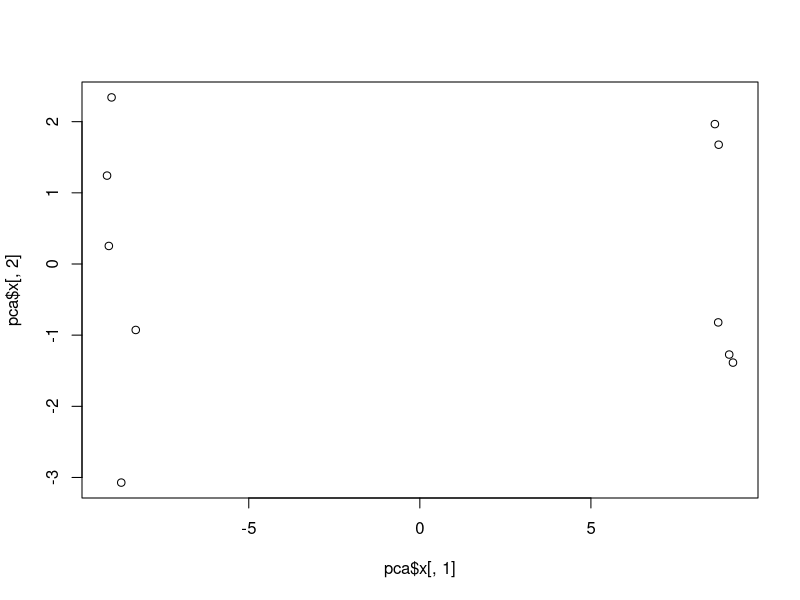
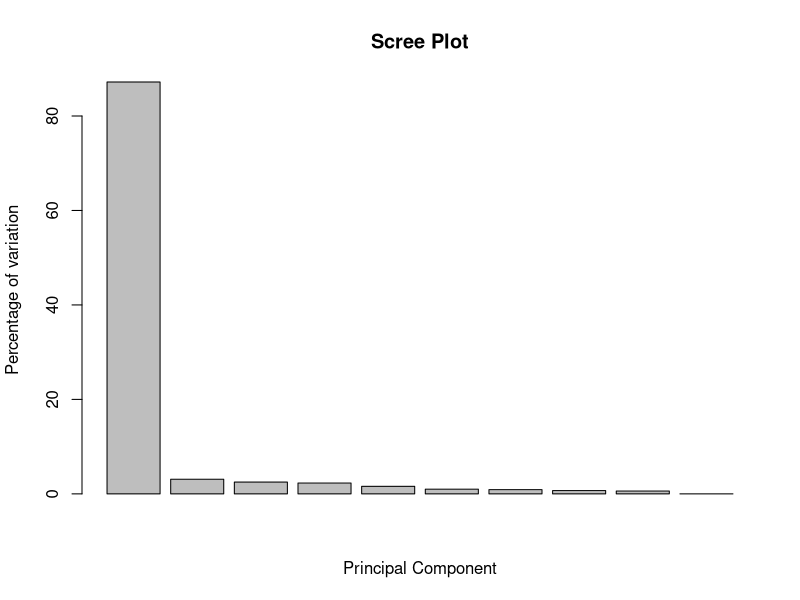
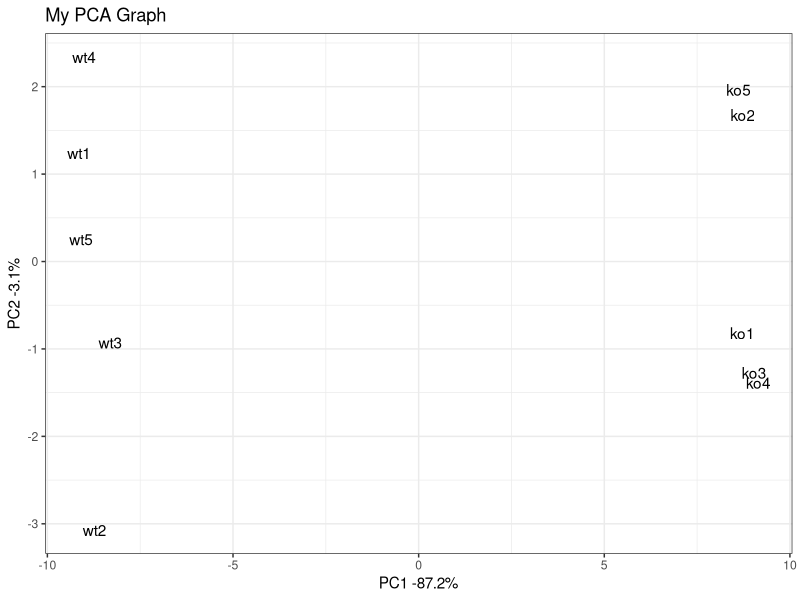

Reproduce these figures in R, in order.
#This is a tutorial to learn how to use the PCA function in R
#Source: StatQuest: PCA in R

#Creating a exemplary database

data.matrix <- matrix(nrow=100, ncol = 10)

colnames(data.matrix) <- c(
  paste("wt", 1:5, sep=""),
  paste("ko", 1:5, sep=""))

rownames(data.matrix) <- c(
  paste("gene", 1:100, sep=""))

#assigning random values

for (i in 1:100) {
  wt.values <- rpois(5, lambda = sample (x=10:1000, size = 1))
  ko.values <- rpois(5, lambda = sample (x=10:1000, size = 1))
  
  data.matrix [i,] <- c(wt.values, ko.values)
}

#Now we can perform PCA
#Note! The prcomp() function expects the sample to be rows and the genes to be columns, 
#therefore we need to tansponse the matrix

pca <- prcomp(t(data.matrix), scale = TRUE)

#pca contains three informations: x, sdev and rotation
#x contains the principal componetnts

plot(pca$x[,1], pca$x[,2])

#sdev contains how much standard deviation each component accounts for
#sdev^2 can be used to calculate how much variance each component accounts for
#Finally, we can transform that value into a percentage to better compare the PCs

pca.var <- pca$sdev^2
pca.var.per <- round(pca.var/sum(pca.var)*100, 1)

barplot(pca.var.per, main = "Scree Plot", xlab= "Principal Component", ylab= "Percentage of variation")

library(ggplot2)

pca.data <- data.frame(Sample=rownames(pca$x), X=pca$x[,1], Y=pca$x[,2] )

ggplot(data=pca.data, aes(x=X, y=Y, label=Sample)) +
 geom_text() +
 xlab(paste("PC1 -", pca.var.per[1], "%", sep =""))  +
 ylab(paste("PC2 -", pca.var.per[2], "%", sep =""))  +
 theme_bw()  + 
 ggtitle("My PCA Graph") 

#rotation shows how much influence(loading scores) each gene has on each PC. Positive influences push the points towards positive values and
#negative influences push the data points toward negative values. We'll now explore the genes' influence on PC1. Since the we're interested in the genes with the largest 
#influences we should sort them with the abs() function instead of sort them by value.

loading_scores <- pca$rotation[,1]
gene_scores <- abs(loading_scores)
gene_score_ranked <- sort(gene_scores, decreasing = TRUE)
top_10_genes <- names(gene_score_ranked[1:10])

top_10_genes

pca$rotation[top_10_genes,1]